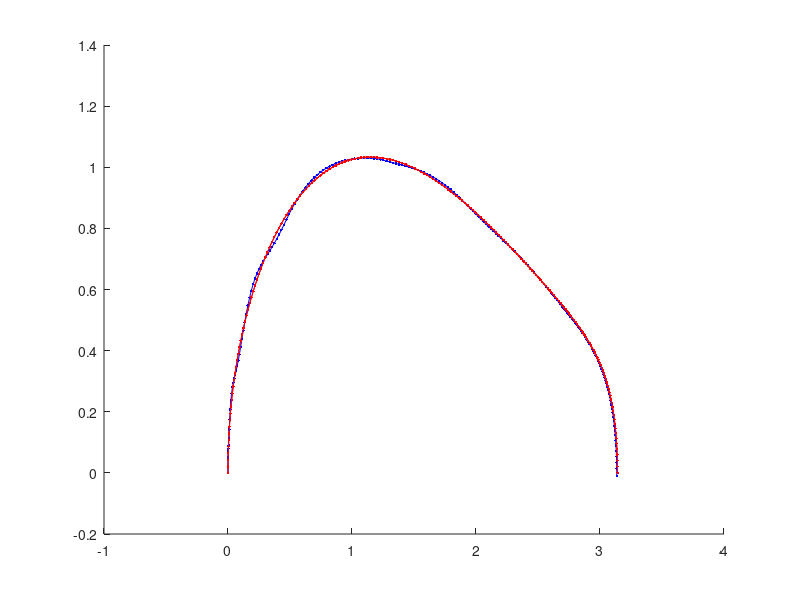
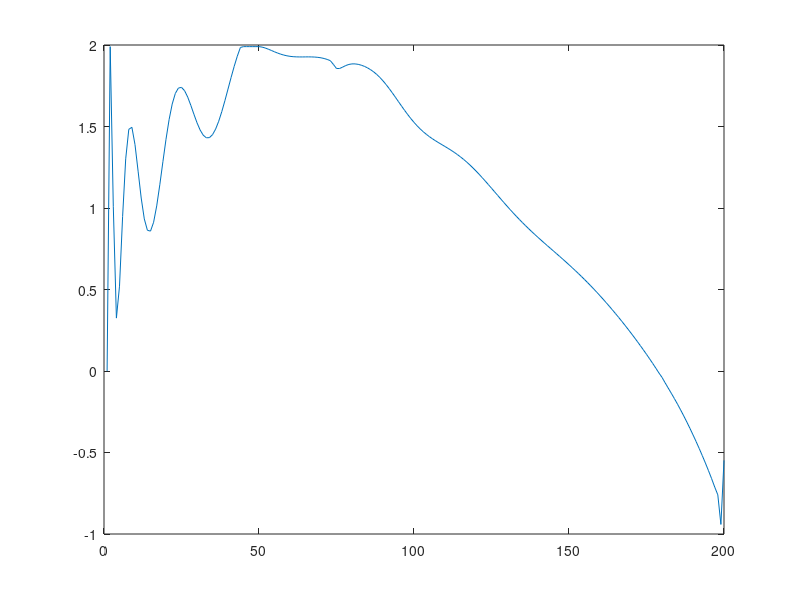

Reproduce these figures in MATLAB, in order.
function SLQ
% Implementation of the SLQ alorithm from Fast nonlinear model predictive
% contro for unified trajectory optimization and tracking Neunert et al. ICRA 2016
%
%  Psuedocode --> page 1399 of the paper
% dimensionality check done
close all
clear all

max_slq_iter=80;
max_lin_search_iter=100;
tol=0;iter=0;

slq_tol=0.5;
cost_tol=5;

load('data_for_Q4.mat');
figure(1)
hold all
dt=0.025; 

n_steps=numel(optimal);

x_des=[theta' theta_dot'];
% x_des=[x_des;[x_des(end,1)  x_des(end,2) ]];
u_des=optimal;
plot(x_des(:,1),x_des(:,2),'r.-');

% u_nom=0.01.*ones(n_steps,1);
u_nom=u_des;

x_0=[0.0 0.0]; % also equal to the first row of the x_nom
x_goal=[pi,0];
Qf=100.*eye(2); Q=50.*eye(2);  % we have 2 states so Q vectors are 2X2
R=1;                   % only 1 control so R s are scalars
P_tf=Qf;p_tf=[10 10];
% these are matching dimansions from the paper equation
alpha_d=10;             % linesearch update
u_max=1.99;

% system_physical_parameters= [1;1;9.8;0.3]; % [mass; length; accln. due to gravity; damping]

iter=0;
del_l=999;
del_u=999;
lt=zeros(n_steps,1); %  || del_l >=  slq_tol ||
while    iter< max_slq_iter  &&  del_l >=  slq_tol 
    l_old=lt;
    u_old=u_nom;
    x_nom=simulate_dynamics(u_nom, x_0,dt); %we do not need a x_nom tape as we generate it here by rollout
%     plot(x_nom(:,1),x_nom(:,2),'b.');
%         pause
    % to calculate updates for r, q
%     initialize
    sq=ones(n_steps,1); r=ones(n_steps,1);
        for i=1:n_steps
            sq(i,:)=diag(Q)'*(x_des(i,:)-x_nom(i,:))';
            r(i)=dot(diag(R),(u_des(i,:)-u_nom(i,:)));
        end
    % or change q and r to ones!
    q=ones(n_steps,2); %r=ones(n_steps,1);
    
    
    [Kt,lt]= riccati_like(P_tf, p_tf,Q,q,R,r,x_des,x_nom);
    alpha=2;
    %     J_now=total_cost(x_nom,u_nom,q,Q,R,r,P_tf,p_tf,x_des,u_des);
    J_now=total_cost(x_nom,x_goal,u_nom,q,sq,Q,R,r,P_tf,p_tf,x_des,u_des);
    %     pause
    J_new=inf;
    u_iter=0;  %  J_new -J_now >= cost_tol | && J_new  >= J_now ||
    while  u_iter<=max_lin_search_iter
        %     update control
        for i=1:n_steps
            u_nom(i)=u_nom(i)+alpha*lt(i) + Kt(i,:)*(x_des(i,:)-x_nom(i,:))';
            if u_nom(i)>=u_max
                u_nom(i)=u_max;
            elseif u_nom(i)<=-u_max
                u_nom(i)=-u_max;
            end
        end
        
        x_nom=simulate_dynamics(u_nom, x_0,dt);
        J_new=total_cost(x_nom,x_goal,u_nom,q,sq,Q,R,r,P_tf,p_tf,x_des,u_des);
        alpha=alpha/alpha_d;
%         
        u_iter=u_iter+1;
    end
%     pause
    iter=iter+1;
del_J=J_new-J_now    
    del_l=norm(l_old-lt,2)
del_u=norm(u_old-u_nom,2)
    %     pause
end
%  plot to show how we did
% hold on
    plot(x_nom(:,1),x_nom(:,2),'b.-');
plot(x_des(:,1),x_des(:,2),'r.-');
figure(2)
plot(u_nom)
end


function [Kt_out,lt_out]= riccati_like(P_tf, p_tf,Q,q,R,r,x_des,x_nom)
%  first populate the variable vectors
% Q  and q are the full state cost
% R and r are the control costs
% P is the quadratic difference cost
% p is the linear difference cost
[n_steps,~]=size(x_nom); %2 x vector
P=zeros(n_steps,4); % we will reshape this to [2,2] before use
P(end,:)=[P_tf(1,1) P_tf(1,2) P_tf(2,1) P_tf(2,2)]; % from the input
p=zeros(n_steps,2); %will reshape this into [2,1]
p(end,:)=[p_tf(1) P_tf(2)];% from the input
m=1;l=1;g=1;b=1; % system properties

% initialize outputs
Kt_out=zeros(n_steps,2);
lt_out=zeros(n_steps,1);

t_vec=[2:1:n_steps];

for i = fliplr(t_vec)
    Bt=[0;1]; %% 2X1 vector
    At= [0 1; -g/l*cos(x_nom(i,1)) -b]; %% 2X2 square matrix
    P_t_plus_1 = reshape(P(i,:),[2,2]); %% 2X2 square matrix
    p_t_plus_1 = p(i,:)';  %% 2X1 vector
    
    Ht=R+Bt'*P_t_plus_1 *Bt; %% scalar-- 1+ 1X2*2X2*2X1
    Gt=Bt'*P_t_plus_1*At ; %% 1X2 vector --1X2*2X2*2X2
    gt=r(i)+Bt'*p_t_plus_1;   %% scalar -- 1+1X2*2X1
    
    Kt=-inv(Ht)*Gt;  %% 1X2 vector--  1*1X2
    Kt_out(i,:)=Kt(:); %% for storage!-- we need to reshape them
    
    lt_out(i,:)= - inv(Ht)*gt - inv(Ht)*Gt*(x_des(i,:)-x_nom(i,:))';  %% scalar 1*1 --> 1*1 -1* 1X2*2X1
    lt=lt_out(i,:);           %% for storage!
    
    P_sq=Q + At'*P_t_plus_1*At + Kt'*Ht'*Kt + Kt'*Gt + Gt'*Kt;
    % % 2X2 + 2X2*2X2*2X2 + 2X1*1*1X2  +  2X1*1X2  +  2X1*1X2  = 2X2
    P(i-1,:)=P_sq(:)'; %% for storage!-- we need to reshape them -- done in line 68
    
    p_sq=q(i) + At'*p_t_plus_1 + Kt'*Ht*lt + Kt'*gt + Gt'*lt; % Namam's correction
    % % 2X1 = 2X1 + 2X2*2X1 + 2X1*1*1  + 2X1*1 + 2X1*1
    
    %     p_sq=q+At'*p_t_plus_1+Kt'*Ht*lt+lt'*gt+Gt'*lt;  % original paper equation
    
    p(i-1,:)=p_sq';
end
end
function [Sim_x]=simulate_dynamics(u_in, x_0,dt)
% simulate the dunamics for the damped simple pendulum
n_steps=length(u_in);

Sim_x=zeros(n_steps,2); % as we have 2 states here
Sim_x(1,:)=x_0;
for i=1:n_steps-1
    Sim_x(i+1,:)=f(Sim_x(i,:),u_in(i))'.*dt +Sim_x(i,:);
%             Sim_x(i+1,1)=wrapTo2Pi(Sim_x(i+1,1));
end

end
function x_dot = f(x,u)
% m=system_physical_dynamics(1);
% l=system_physical_dynamics(2);
% g=system_physical_dynamics(3);
% b=system_physical_dynamics(4);

m=1;l=1;g=1;b=1;
% % At= [0 1; -g/l*cos(x(1)) -b];
% % Bt=[0 1];
x_dot=[x(2);-g*sin(x(1))/l - b*x(2)/(m*l*l) + u/(m*l^2)];
end

function J= total_cost(x_nom,x_goal,u_nom,q,sq,Q,R,r,P_tf,p_tf,x_des,u_des)
del_x_f=x_des(end,:)-x_nom(end,:);
% del_x_f=x_nom(end,:)-x_goal;
% x_nom(end,:)
h = del_x_f*p_tf' + 0.5.* del_x_f*P_tf*del_x_f'; %terminal stuff
cost=0;

for i=1:numel(u_nom) % cost to go
    del_x=(x_des(i,:)-x_nom(i,:))';
    del_u=(u_des(i)-u_nom(i));
    cost=cost + sq(i,:) + del_x'*q(i,:)' + del_u'*r(i) + 0.5.*del_x'*Q*del_x + del_u'*R*del_u;
end
J=h+cost; % total cost
end
